Frame 1 (no input): blank canvas, image omitted
Frame 60 (the mouse pressed at the canvas centre just before this capture): blank canvas, image omitted
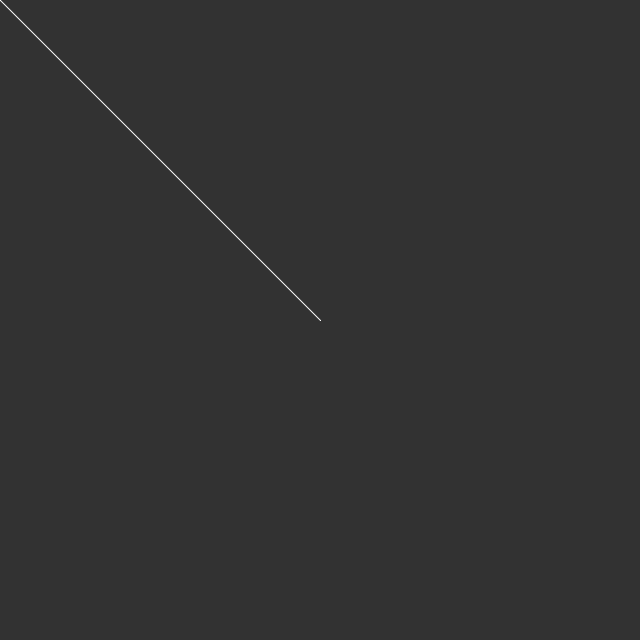
Frame 120 (the mouse held since frame 60 and released just before this capture)

The Processing sketch whose frames 1 and 60 were blank and that drew this single picture after the mouse press (run headless with seeded random() and noise(); from frame 60 on, the mouse is pressed at the canvas centre):

// Processing sketch: newdemo
// ── newdemo.pde
//size(640,360);
//stroke(0,0,255);
//line(100,150,150,200);
//stroke(255,0,0);
//fill(0,255,0);
//rect(0,0,100,100);


void setup()
{
  size(640,640);
  background(50);
}


void draw()
{
  fill(150);
  stroke(255);
  rectMode(CENTER);
  //rect(mouseX,mouseY,100,50);
  line(pmouseX,pmouseY,mouseX,mouseY);
}


void mousePressed()
{
  background(50);
}
